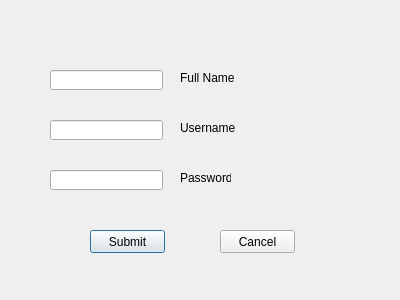
<?xml version="1.0" encoding="UTF-8"?>
<ui version="4.0">
 <class>Register</class>
 <widget class="QDialog" name="Register">
  <property name="geometry">
   <rect>
    <x>0</x>
    <y>0</y>
    <width>400</width>
    <height>300</height>
   </rect>
  </property>
  <property name="windowTitle">
   <string>Dialog</string>
  </property>
  <widget class="QLineEdit" name="RegisterFullNameBox">
   <property name="geometry">
    <rect>
     <x>50</x>
     <y>70</y>
     <width>113</width>
     <height>20</height>
    </rect>
   </property>
  </widget>
  <widget class="QLineEdit" name="RegisterUsernameBox">
   <property name="geometry">
    <rect>
     <x>50</x>
     <y>120</y>
     <width>113</width>
     <height>20</height>
    </rect>
   </property>
  </widget>
  <widget class="QLineEdit" name="RegisterPasswordBox">
   <property name="geometry">
    <rect>
     <x>50</x>
     <y>170</y>
     <width>113</width>
     <height>20</height>
    </rect>
   </property>
   <property name="echoMode">
    <enum>QLineEdit::Password</enum>
   </property>
  </widget>
  <widget class="QPushButton" name="submit">
   <property name="geometry">
    <rect>
     <x>90</x>
     <y>230</y>
     <width>75</width>
     <height>23</height>
    </rect>
   </property>
   <property name="text">
    <string>Submit</string>
   </property>
  </widget>
  <widget class="QPushButton" name="cancel">
   <property name="geometry">
    <rect>
     <x>220</x>
     <y>230</y>
     <width>75</width>
     <height>23</height>
    </rect>
   </property>
   <property name="text">
    <string>Cancel</string>
   </property>
  </widget>
  <widget class="QLabel" name="label">
   <property name="geometry">
    <rect>
     <x>180</x>
     <y>70</y>
     <width>71</width>
     <height>16</height>
    </rect>
   </property>
   <property name="text">
    <string>Full Name</string>
   </property>
  </widget>
  <widget class="QLabel" name="label_2">
   <property name="geometry">
    <rect>
     <x>180</x>
     <y>120</y>
     <width>61</width>
     <height>16</height>
    </rect>
   </property>
   <property name="text">
    <string>Username</string>
   </property>
  </widget>
  <widget class="QLabel" name="label_3">
   <property name="geometry">
    <rect>
     <x>180</x>
     <y>170</y>
     <width>51</width>
     <height>16</height>
    </rect>
   </property>
   <property name="text">
    <string>Password</string>
   </property>
  </widget>
 </widget>
 <resources/>
 <connections/>
</ui>
